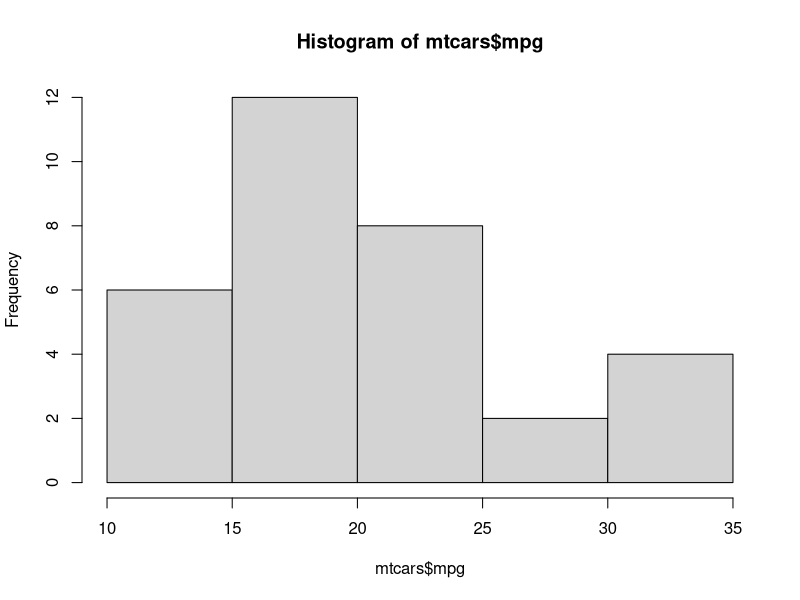
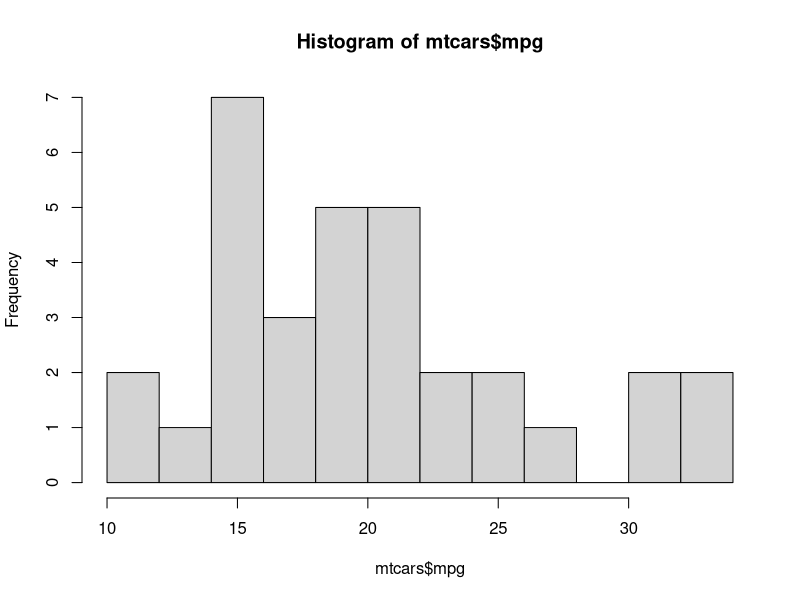

Recreate these plots in R, in order.
# load the mt cars dataset
data(mtcars)


# create a histogram of the mpg variable
hist(mtcars$mpg)

# create a histogram of the mpg variable with more bins
hist(mtcars$mpg, breaks = 15)